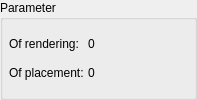
                    <widget class="QGroupBox" name="groupBox_10">
                     <property name="sizePolicy">
                      <sizepolicy hsizetype="Preferred" vsizetype="Fixed">
                       <horstretch>0</horstretch>
                       <verstretch>0</verstretch>
                      </sizepolicy>
                     </property>
                     <property name="minimumSize">
                      <size>
                       <width>0</width>
                       <height>62</height>
                      </size>
                     </property>
                     <property name="maximumSize">
                      <size>
                       <width>180</width>
                       <height>16777215</height>
                      </size>
                     </property>
                     <property name="title">
                      <string>Parameter</string>
                     </property>
                     <layout class="QGridLayout" name="gridLayout_12">
                      <property name="leftMargin">
                       <number>6</number>
                      </property>
                      <property name="topMargin">
                       <number>6</number>
                      </property>
                      <property name="rightMargin">
                       <number>6</number>
                      </property>
                      <property name="bottomMargin">
                       <number>6</number>
                      </property>
                      <property name="spacing">
                       <number>4</number>
                      </property>
                      <item row="0" column="0">
                       <widget class="QLabel" name="label_27">
                        <property name="font">
                         <font>
                          <weight>50</weight>
                          <bold>false</bold>
                         </font>
                        </property>
                        <property name="text">
                         <string>Of rendering:</string>
                        </property>
                       </widget>
                      </item>
                      <item row="1" column="0">
                       <widget class="QLabel" name="label_28">
                        <property name="font">
                         <font>
                          <weight>50</weight>
                          <bold>false</bold>
                         </font>
                        </property>
                        <property name="text">
                         <string>Of placement:</string>
                        </property>
                       </widget>
                      </item>
                      <item row="0" column="1">
                       <widget class="QLabel" name="avParamRend">
                        <property name="sizePolicy">
                         <sizepolicy hsizetype="Fixed" vsizetype="Fixed">
                          <horstretch>0</horstretch>
                          <verstretch>0</verstretch>
                         </sizepolicy>
                        </property>
                        <property name="minimumSize">
                         <size>
                          <width>100</width>
                          <height>0</height>
                         </size>
                        </property>
                        <property name="maximumSize">
                         <size>
                          <width>100</width>
                          <height>16777215</height>
                         </size>
                        </property>
                        <property name="font">
                         <font>
                          <weight>50</weight>
                          <bold>false</bold>
                         </font>
                        </property>
                        <property name="text">
                         <string>0</string>
                        </property>
                        <property name="textInteractionFlags">
                         <set>Qt::LinksAccessibleByMouse|Qt::TextSelectableByKeyboard|Qt::TextSelectableByMouse</set>
                        </property>
                       </widget>
                      </item>
                      <item row="1" column="1">
                       <widget class="QLabel" name="avParamRot">
                        <property name="sizePolicy">
                         <sizepolicy hsizetype="Fixed" vsizetype="Fixed">
                          <horstretch>0</horstretch>
                          <verstretch>0</verstretch>
                         </sizepolicy>
                        </property>
                        <property name="minimumSize">
                         <size>
                          <width>100</width>
                          <height>0</height>
                         </size>
                        </property>
                        <property name="maximumSize">
                         <size>
                          <width>100</width>
                          <height>16777215</height>
                         </size>
                        </property>
                        <property name="font">
                         <font>
                          <weight>50</weight>
                          <bold>false</bold>
                         </font>
                        </property>
                        <property name="text">
                         <string>0</string>
                        </property>
                        <property name="textInteractionFlags">
                         <set>Qt::LinksAccessibleByMouse|Qt::TextSelectableByKeyboard|Qt::TextSelectableByMouse</set>
                        </property>
                       </widget>
                      </item>
                     </layout>
                    </widget>
